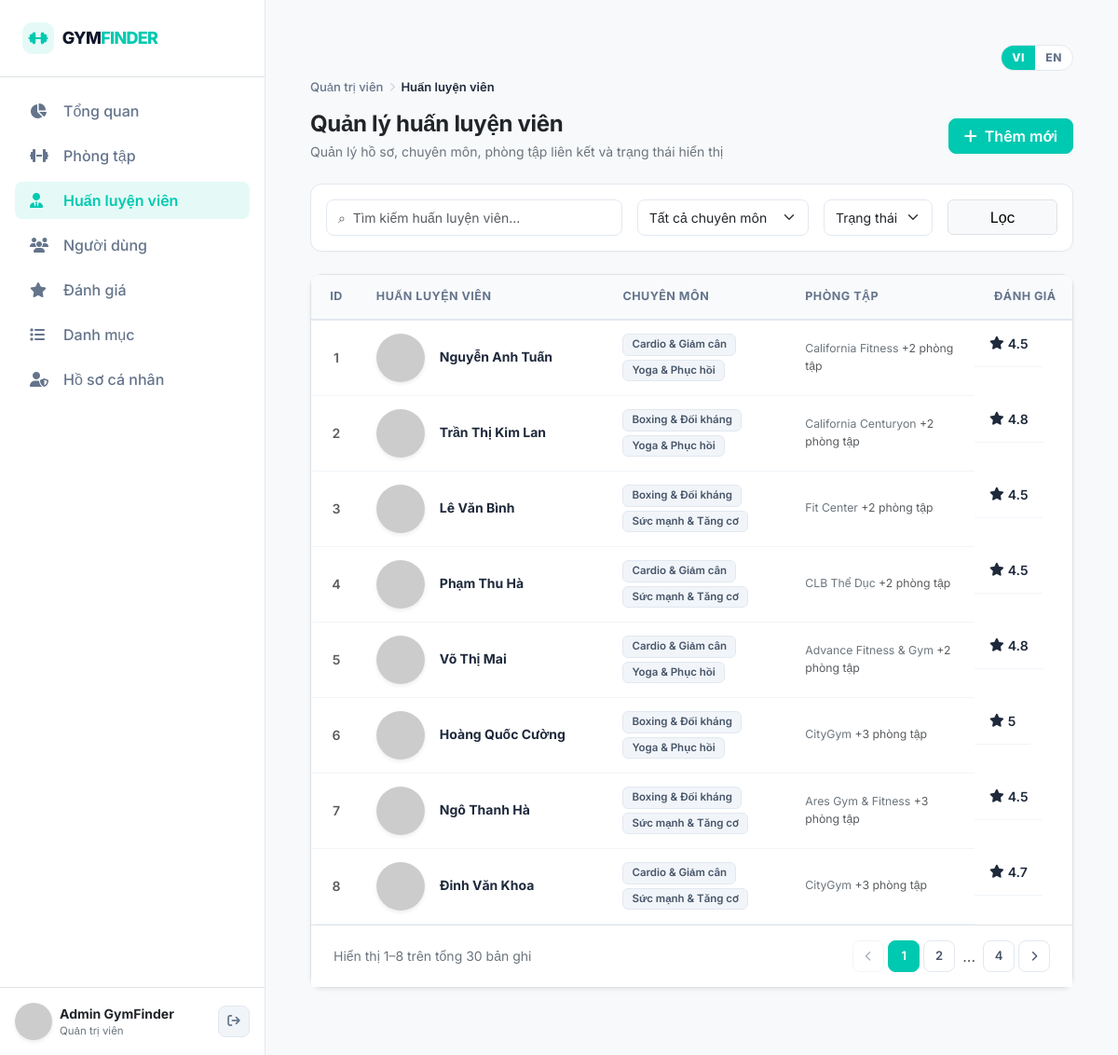
/admin/pages/trainers.php (signed in), run on the app's committed database.
### tables this page shows
CREATE TABLE users (
  id            INT UNSIGNED NOT NULL AUTO_INCREMENT,
  full_name     VARCHAR(100) NOT NULL,
  email         VARCHAR(255) NOT NULL,
  phone         VARCHAR(20)  NULL,
  password_hash VARCHAR(255) NOT NULL,
  avatar_url    VARCHAR(255) NULL,
  role          ENUM('user','admin')    NOT NULL DEFAULT 'user',
  status        ENUM('active','locked') NOT NULL DEFAULT 'active',
  last_login_at DATETIME NULL,
  created_at    DATETIME NOT NULL DEFAULT CURRENT_TIMESTAMP,
  updated_at    DATETIME NOT NULL DEFAULT CURRENT_TIMESTAMP ON UPDATE CURRENT_TIMESTAMP,

  PRIMARY KEY (id),
  UNIQUE KEY uq_users_email (email),
  UNIQUE KEY uq_users_phone (phone),
  KEY idx_users_role_status (role, status),

  CONSTRAINT chk_users_phone
    CHECK (phone IS NULL OR phone REGEXP '^\\+?[0-9]{9,14}$')
);

CREATE TABLE trainers (
  id               INT UNSIGNED NOT NULL AUTO_INCREMENT,
  full_name        VARCHAR(100) NOT NULL,
  slug             VARCHAR(130) NOT NULL,
  avatar_url       VARCHAR(255) NULL,
  specialty_id     INT UNSIGNED NULL,
  years_experience TINYINT UNSIGNED NOT NULL,
  bio              TEXT         NULL,
  phone            VARCHAR(20)  NULL,
  email            VARCHAR(255) NULL,
  gym_id           INT UNSIGNED NULL,
  district_id      INT UNSIGNED NULL,
  avg_rating       DECIMAL(2,1) NOT NULL DEFAULT 0,
  review_count     INT UNSIGNED NOT NULL DEFAULT 0,
  is_featured      TINYINT(1)   NOT NULL DEFAULT 0,
  status           ENUM('active','hidden') NOT NULL DEFAULT 'active',
  created_at       DATETIME     NOT NULL DEFAULT CURRENT_TIMESTAMP,
  updated_at       DATETIME     NOT NULL DEFAULT CURRENT_TIMESTAMP ON UPDATE CURRENT_TIMESTAMP,

  PRIMARY KEY (id),
  UNIQUE KEY uq_trainers_slug (slug),

   
  KEY idx_trainers_status_featured (status, is_featured),
  KEY idx_trainers_exp             (years_experience),
  KEY idx_trainers_specialty       (specialty_id),
  KEY idx_trainers_gym             (gym_id),
  KEY idx_trainers_district        (district_id),

   
  CONSTRAINT fk_trainers_gym
    FOREIGN KEY (gym_id)       REFERENCES gyms(id)        ON DELETE SET NULL,
  CONSTRAINT fk_trainers_specialty
    FOREIGN KEY (specialty_id) REFERENCES specialties(id) ON DELETE SET NULL,
  CONSTRAINT fk_trainers_district
    FOREIGN KEY (district_id)  REFERENCES districts(id)   ON DELETE RESTRICT,

   
  CONSTRAINT chk_trainers_slug
    CHECK (slug NOT REGEXP '^[0-9]+$'),
  CONSTRAINT chk_trainers_exp
    CHECK (years_experience BETWEEN 0 AND 60),
  CONSTRAINT chk_trainers_rating
    CHECK (avg_rating BETWEEN 0 AND 5),
  CONSTRAINT chk_trainers_phone
    CHECK (phone IS NULL OR phone REGEXP '^\\+?[0-9]{9,14}$'),
  CONSTRAINT chk_trainers_featured
    CHECK (is_featured IN (0, 1))
);

CREATE TABLE gyms (
  id              INT UNSIGNED  NOT NULL AUTO_INCREMENT,
  name            VARCHAR(150)  NOT NULL,
  slug            VARCHAR(180)  NOT NULL,
  description     TEXT          NULL,
  address         VARCHAR(255)  NOT NULL,
  district_id     INT UNSIGNED  NOT NULL,
  latitude        DECIMAL(10,7) NULL,
  longitude       DECIMAL(10,7) NULL,
  phone           VARCHAR(20)   NULL,
  email           VARCHAR(255)  NULL,
  website         VARCHAR(255)  NULL,
  price_min       INT UNSIGNED  NOT NULL,
  price_max       INT UNSIGNED  NOT NULL,
  opening_hours   VARCHAR(120)  NULL,
  cover_image_url VARCHAR(255)  NULL,
  avg_rating      DECIMAL(2,1)  NOT NULL DEFAULT 0,
  review_count    INT UNSIGNED  NOT NULL DEFAULT 0,
  is_featured     TINYINT(1)    NOT NULL DEFAULT 0,
  status          ENUM('active','hidden') NOT NULL DEFAULT 'active',
  created_at      DATETIME      NOT NULL DEFAULT CURRENT_TIMESTAMP,
  updated_at      DATETIME      NOT NULL DEFAULT CURRENT_TIMESTAMP ON UPDATE CURRENT_TIMESTAMP,

  PRIMARY KEY (id),
  UNIQUE KEY uq_gyms_slug (slug),

   
  KEY idx_gyms_district        (district_id),
  KEY idx_gyms_price           (price_min, price_max),
  KEY idx_gyms_rating          (avg_rating),
  KEY idx_gyms_featured_status (is_featured, status),
  KEY idx_gyms_created_at      (created_at),

   
  CONSTRAINT fk_gyms_district
    FOREIGN KEY (district_id) REFERENCES districts(id) ON DELETE RESTRICT,

   
  CONSTRAINT chk_gyms_slug
    CHECK (slug NOT REGEXP '^[0-9]+$'),
  CONSTRAINT chk_gyms_price
    CHECK (price_max >= price_min),
  CONSTRAINT chk_gyms_geo_lat
    CHECK (latitude  IS NULL OR (latitude  BETWEEN -90  AND 90)),
  CONSTRAINT chk_gyms_geo_lng
    CHECK (longitude IS NULL OR (longitude BETWEEN -180 AND 180)),
  CONSTRAINT chk_gyms_geo_pair
    CHECK ((latitude IS NULL) = (longitude IS NULL)),
  CONSTRAINT chk_gyms_phone
    CHECK (phone IS NULL OR phone REGEXP '^\\+?[0-9]{9,14}$'),
  CONSTRAINT chk_gyms_rating
    CHECK (avg_rating BETWEEN 0 AND 5),
  CONSTRAINT chk_gyms_featured
    CHECK (is_featured IN (0, 1))
);

### admin/pages/trainers.php (the view, shortened to what the rows shown need)
<?php
require_once dirname(__DIR__, 2) . '/includes/trainer_gyms_ui.php';
require_once dirname(__DIR__) . '/components/table.php';
$trainerPage = max(1, (int)($_GET['page'] ?? 1));
$trainerLimit = 8;
$filters = [
    'limit'        => $trainerLimit,
    'page'         => $trainerPage,
    'sort'         => 'oldest',
    'q'            => $_GET['q'] ?? '',
    'status'       => $_GET['status'] ?? '',
    'specialty_id' => $_GET['specialty_id'] ?? '',
];
$trainerResult = gf_admin_trainers_paged($filters);
$rows = $trainerResult['items'];
$gyms = gf_admin_gyms_paged(['limit' => 100])['items'];
$specs = gf_list_specialties();
$specById = [];
foreach ($specs as $s) {
    $specById[(int)$s['id']] = $s;
}
require dirname(__DIR__, 2) . '/includes/layout_head.php';
require dirname(__DIR__, 2) . '/includes/admin_layout.php';
?>
<div class="d-flex flex-wrap justify-content-between align-items-center gap-3 mb-4">
    <div>
        <h2 class="fw-bold mb-1 text-dark" style="font-size: 24px; letter-spacing: -0.3px;"><?= gf_h(gf_t('Quản lý huấn luyện viên')) ?></h2>
    </div>
</div>
<?php
$gymById = [];
foreach ($gyms as $g) {
    $gymById[(int)$g['id']] = $g;
}
foreach ($rows as $r):
    $specNames = gf_ui_trainer_specialty_names($r, $specById);
    $linkedGyms = gf_ui_trainer_linked_gyms($r, $gymById);
    $gymNames = array_values(array_filter(array_map(static fn ($g) => $g['name'] ?? '', $linkedGyms)));
?>
<tr>
    <td class="text-center text-muted fw-semibold"><?= (int)$r['id'] ?></td>
    <td>
        <div class="d-flex align-items-center gap-3">
            <img src="<?= gf_h(gf_avatar($r['avatar_url']??null,(int)$r['id'],$r['full_name'])) ?>" class="admin-avatar shadow-sm flex-shrink-0" alt="" onerror="this.onerror=null;this.src='<?= gf_h(gf_avatar_fallback($r['full_name'])) ?>';">
            <span class="admin-cell-title"><?= gf_h($r['full_name']) ?></span>
        </div>
    </td>
    <td>
        <div class="d-flex flex-wrap gap-1 align-items-center" style="max-width: 220px;">
            <?php if (empty($specNames)): ?>
                <span class="text-muted small">—</span>
            <?php else: ?>
                <?php foreach ($specNames as $specItem): ?>
                    <span class="admin-spec-badge"><?= gf_h($specItem) ?></span>
                <?php endforeach; ?>
            <?php endif; ?>
        </div>
    </td>
    <td>
        <?php if ($gymNames === []): ?>
            <span class="text-muted">—</span>
        <?php elseif (count($gymNames) === 1): ?>
            <span class="text-secondary"><?= gf_h($gymNames[0]) ?></span>
        <?php else: ?>
            <div class="small text-secondary">
                <?= gf_h($gymNames[0]) ?>
                <span class="text-muted">+<?= count($gymNames) - 1 ?> <?= gf_h(gf_t('phòng tập')) ?></span>
            </div>
        <?php endif; ?>
    </td>
    <td class="text-center admin-cell-rating text-nowrap"><i class="fa-solid fa-star"></i> <?= gf_h((string)($r['avg_rating']??0)) ?></td>
</tr>
<?php endforeach; ?>
</main></div>
</body></html>

### includes/admin_layout.php (shortened to what the rows shown need)
<?php
$adminUser = gf_require_admin();
?>
<div class="d-flex admin-shell">
<aside class="sidebar d-flex flex-column" id="sidebar" aria-label="<?= gf_h(gf_t('Menu quản trị')) ?>">
    <div class="p-3 border-top mt-auto">
        <div class="d-flex align-items-center gap-2">
            <a href="<?= gf_h(gf_url('admin/pages/profile.php')) ?>" class="d-flex align-items-center gap-2 text-decoration-none min-w-0 flex-grow-1 text-dark" title="<?= gf_h(gf_t('Xem và sửa hồ sơ quản trị')) ?>">
                <div class="min-w-0 text-truncate"><div class="fw-bold small text-truncate"><?= gf_h($adminUser['full_name']) ?></div><div class="text-secondary" style="font-size:11.5px;"><?= gf_h(gf_t('Quản trị viên')) ?></div></div>
            </a>
        </div>
    </div>
</aside>
<main class="main-content flex-grow-1 p-4 p-md-5 bg-light" style="min-width:0;">

### data on the page
users: full_name "Admin GymFinder"
trainers: id "1", full_name "Nguyễn Anh Tuấn", specItem "Cardio & Giảm cân", specItem "Yoga & Phục hồi", avg_rating "4.5"
gyms: name "California Fitness", count($gymNames)-1 "2"
trainers: id "2", full_name "Trần Thị Kim Lan", specItem "Boxing & Đối kháng", specItem "Yoga & Phục hồi", gymNames "California Centuryon", count($gymNames) - 1 "2", avg_rating "4.8"
trainers: id "3", full_name "Lê Văn Bình", specItem "Boxing & Đối kháng", specItem "Sức mạnh & Tăng cơ", count($gymNames) - 1 "2", avg_rating "4.5"
gyms: name "Fit Center"
trainers: id "4", full_name "Phạm Thu Hà", specItem "Cardio & Giảm cân", specItem "Sức mạnh & Tăng cơ", count($gymNames) - 1 "2", avg_rating "4.5"
gyms: name "CLB Thể Dục"
trainers: id "5", full_name "Võ Thị Mai", specItem "Cardio & Giảm cân", specItem "Yoga & Phục hồi", gymNames "Advance Fitness & Gym", count($gymNames) - 1 "2", avg_rating "4.8"
trainers: id "6", full_name "Hoàng Quốc Cường", specItem "Boxing & Đối kháng", specItem "Yoga & Phục hồi", gymNames "CityGym", count($gymNames) - 1 "3", avg_rating "5"
trainers: id "7", full_name "Ngô Thanh Hà", specItem "Boxing & Đối kháng", specItem "Sức mạnh & Tăng cơ", gymNames "Ares Gym & Fitness", count($gymNames) - 1 "3", avg_rating "4.5"
trainers: id "8", full_name "Đinh Văn Khoa", specItem "Cardio & Giảm cân", specItem "Sức mạnh & Tăng cơ", count($gymNames) - 1 "3", avg_rating "4.7"
gyms: name "CityGym"

### other printed values
gf_h($label) "Tổng quan Phòng tập Huấn luyện viên Người dùng Đánh giá Danh mục Hồ sơ cá nhân"
gf_h(gf_t('Quản trị viên')) "Quản trị viên"
gf_h($adminBreadcrumbCurrent) "Huấn luyện viên"
gf_h(gf_t('Quản lý huấn luyện viên')) "Quản lý huấn luyện viên"
gf_h(gf_t('Thêm mới')) "Thêm mới"
gf_h(gf_t('Lọc')) "Lọc"
gf_h(gf_t((string) ($col['label'] ?? ''))) "ID"
gf_h(gf_t((string) ($col['label'] ?? ''))) "HUẤN LUYỆN VIÊN"
gf_h(gf_t((string) ($col['label'] ?? ''))) "CHUYÊN MÔN"
gf_h(gf_t((string) ($col['label'] ?? ''))) "PHÒNG TẬP"
gf_h(gf_t((string) ($col['label'] ?? ''))) "ĐÁNH GIÁ"
$from "1"
$to "8"
$total "30"
form field specialty_id "Tất cả chuyên môn"
